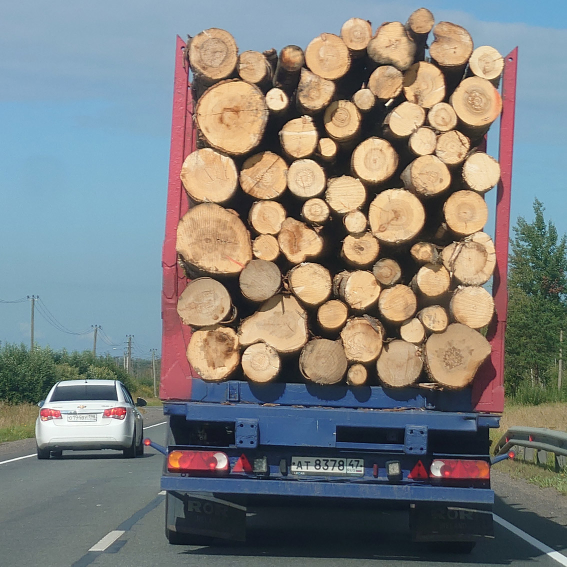
#> input picture Task_2/logs-1.jpg, 1134 x 1134 px (shown at 1/2 size)
$ jupyter execute task2_logs1-3.ipynb
#> lines starting #> are read from the running program, lines starting #| are printed output that depends on the picture; after the words box and inside, x2 and y2 are one past the last pixel; in counts of white or black regions, pixels touching at a corner belong together
[cell 1]
import cv2 as cv
import numpy as np
import matplotlib.pyplot as plt

def process_image_with_mask(image_path):

    image = cv.imread(image_path)
    image_rgb = cv.cvtColor(image, cv.COLOR_BGR2RGB)

    filtered_image = cv.bilateralFilter(image_rgb, 9, 75, 75)

    hsv = cv.cvtColor(filtered_image, cv.COLOR_RGB2HSV)

    lower_brown = np.array([5, 60, 20])
    upper_brown = np.array([26, 255, 255])

    mask = cv.inRange(hsv, lower_brown, upper_brown)

    masked_image = cv.bitwise_and(filtered_image, filtered_image, mask=mask)

    gray = cv.cvtColor(masked_image, cv.COLOR_RGB2GRAY)
    gray_blurred = cv.blur(gray, (3, 3))

    detected_circles = cv.HoughCircles(
        gray_blurred,
        cv.HOUGH_GRADIENT_ALT,
        dp=1.7,
        minDist=25,
        param1=260,
        param2=0.6,
        minRadius=10,
        maxRadius=100
    )

    # 防止圆重叠的函数
    def remove_overlapping_circles(circles, min_dist, image_shape):
        height, width = image_shape[:2]
        filtered_circles = []

        for i, (x1, y1, r1) in enumerate(circles):

            x1 = np.clip(x1, 0, width - 1)
            y1 = np.clip(y1, 0, height - 1)

            overlapping = False
            for (x2, y2, r2) in filtered_circles:

                x2 = np.clip(x2, 0, width - 1)
                y2 = np.clip(y2, 0, height - 1)

                distance = np.sqrt((x1 - x2) ** 2 + (y1 - y2) ** 2)

                if distance < min_dist:
                    overlapping = True
                    break

            if not overlapping:
                filtered_circles.append((x1, y1, r1))

        return filtered_circles

    output_image = image_rgb.copy()
    pipes_count = 0

    if detected_circles is not None:
        detected_circles = np.uint16(np.around(detected_circles[0, :]))

        image_shape = image_rgb.shape

        filtered_circles = remove_overlapping_circles(detected_circles, min_dist=20, image_shape=image_shape)

        for points in filtered_circles:
            a, b, r = points[0], points[1], points[2]
            cv.circle(output_image, (a, b), r, (0, 255, 0), 2)
            cv.circle(output_image, (a, b), 1, (255, 0, 0), 3)
            pipes_count += 1

    return masked_image, output_image, pipes_count

image_paths = ['../Task_2/logs-1.jpg', '../Task_2/logs-2.jpg', '../Task_2/logs-3.jpg']

for i, image_path in enumerate(image_paths):
    masked_image, processed_image, count = process_image_with_mask(image_path)
#> in process_image_with_mask, image is the input picture: shape (1134, 1134, 3); mean B, G, R 125, 128, 127.2
#> in process_image_with_mask, `hsv = cv.cvtColor(filtered_image, cv.COLOR_RGB2HSV)`: hsv: shape (1134, 1134, 3); mean H, S, V 72.7, 83.4, 151.3
#> in process_image_with_mask, `mask = cv.inRange(hsv, lower_brown, upper_brown)`:
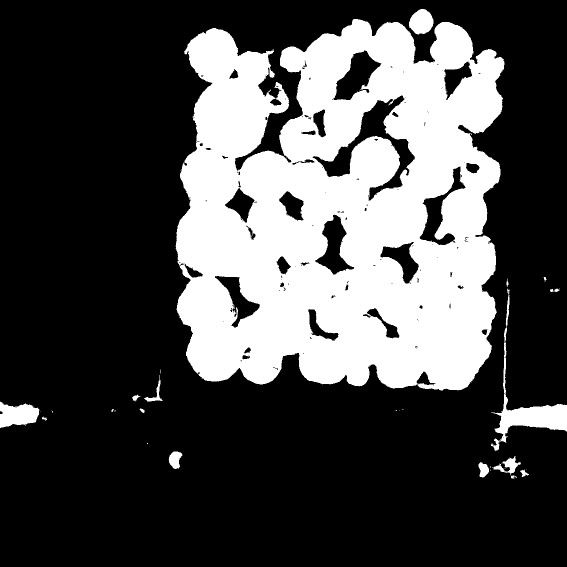
#> mask: shape (1134, 1134) (shown at 1/2 size); 29.5% white; 49 white regions (33 under 20 px), largest, box (x1, y1, x2, y2) and area: (351, 38, 1009, 781) 365169, (982, 577, 1134, 902) 7006, (0, 803, 79, 856) 2912
#> in process_image_with_mask, `masked_image = cv.bitwise_and(filtered_image, filtered_image, mask=mask)`:
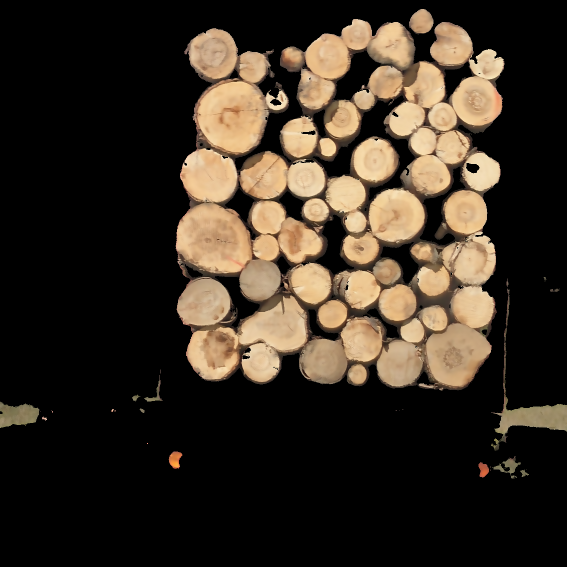
#> masked_image: shape (1134, 1134, 3) (shown at 1/2 size); mean R, G, B 55.6, 46, 34.9
#> in process_image_with_mask, `gray = cv.cvtColor(masked_image, cv.COLOR_RGB2GRAY)`:
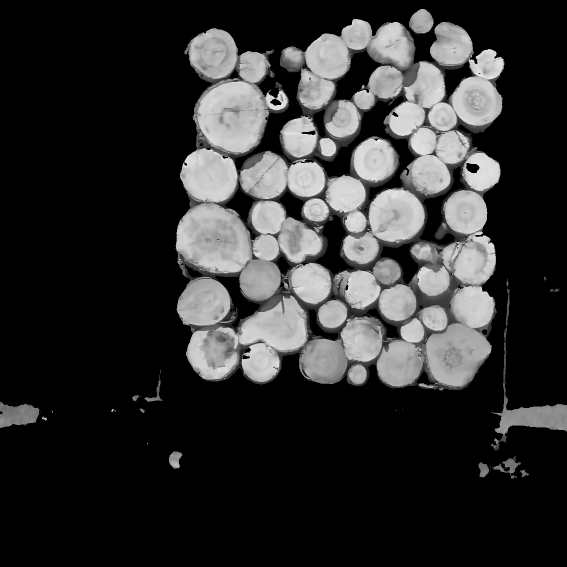
#> gray: shape (1134, 1134) (shown at 1/2 size); min 0, max 233, mean 47.6
#> in process_image_with_mask, `detected_circles = cv.HoughCircles( gray_blurred, cv.HOUGH_GRADIENT_AL..`: detected_circles = 65 rows, first 8: [464.1, 234.6, 74.01], [790.5, 433.5, 57.1], [421.6, 476, 69.66], [610.3, 353.6, 40.79], [649.4, 720.8, 47.77], [521.9, 722.5, 40.92], [931.6, 421.6, 45.22], [528.7, 353.6, 48.13]
#> in process_image_with_mask, `detected_circles = np.uint16(np.around(detected_circles[0, :]))`: detected_circles = 65 rows, first 8: [464, 235, 74], [790, 434, 57], [422, 476, 70], [610, 354, 41], [649, 721, 48], [522, 722, 41], [932, 422, 45], [529, 354, 48]
#> the loop in remove_overlapping_circles, `for i, (x1, y1, r1) in enumerate(circles): ` made 65 passes
#> (x1, y1, r1) on passes 1 to 12: (464, 235, 74), (790, 434, 57), (422, 476, 70), (610, 354, 41), (649, 721, 48), (522, 722, 41), (932, 422, 45), (529, 354, 48), (416, 350, 56), (947, 614, 43), (960, 342, 39), (536, 435, 36)
#> (x1, y1) on passes 62 to 64: (886, 471), (615, 486), (352, 920)
#> after the loop in remove_overlapping_circles, `for i, (x1, y1, r1) in enumerate(circles):`: filtered_circles = 59 items, first 6: (464, 235, 74), (790, 434, 57), (422, 476, 70), (610, 354, 41), (649, 721, 48), (522, 722, 41)
#> the loop in process_image_with_mask, `for points in filtered_circles:` made 59 passes
#> after the loop in process_image_with_mask, `for points in filtered_circles:`:
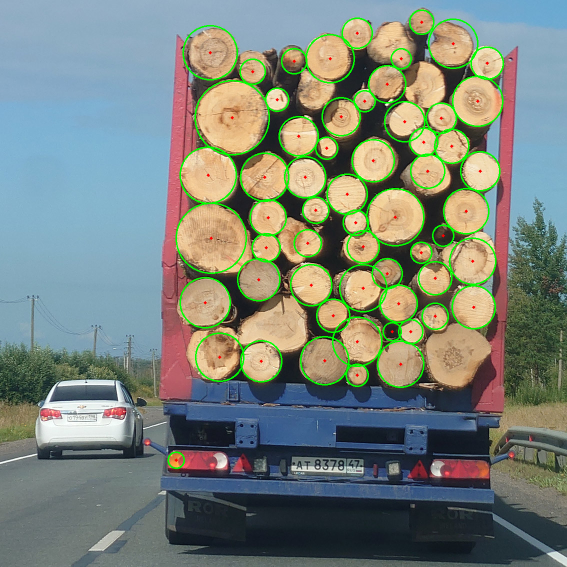
#> output_image: shape (1134, 1134, 3) (shown at 1/2 size); mean R, G, B 122.9, 132.2, 122.1
#> after the loop in process_image_with_mask, `for points in filtered_circles:`: pipes_count = 59
#> count = 59

    plt.figure(figsize=(12, 6))

    plt.subplot(1, 2, 1)
    plt.imshow(masked_image)
    plt.title(f"image {i+1} - mask")
    plt.axis('off')

    plt.subplot(1, 2, 2)
    plt.imshow(processed_image)
    plt.title(f"image {i+1} - Quantity of wood: {count}")
    plt.axis('off')

    plt.show()
#> pass 2 of the loop `for i, image_path in enumerate(image_paths):`:
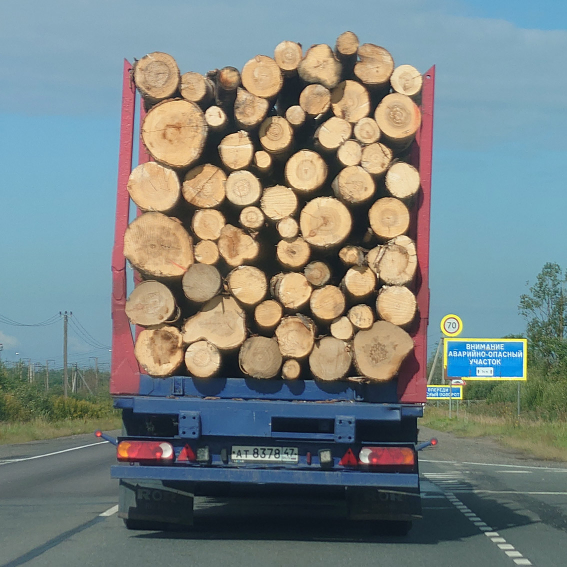
#> input picture Task_2/logs-2.jpg, 1134 x 1134 px (shown at 1/2 size)
#> in process_image_with_mask, image is the input picture: shape (1134, 1134, 3); mean B, G, R 128.8, 131.3, 121.7
#> hsv: shape (1134, 1134, 3); mean H, S, V 75, 85.1, 151.3
#> in process_image_with_mask (call 2), `mask = cv.inRange(hsv, lower_brown, upper_brown)`:
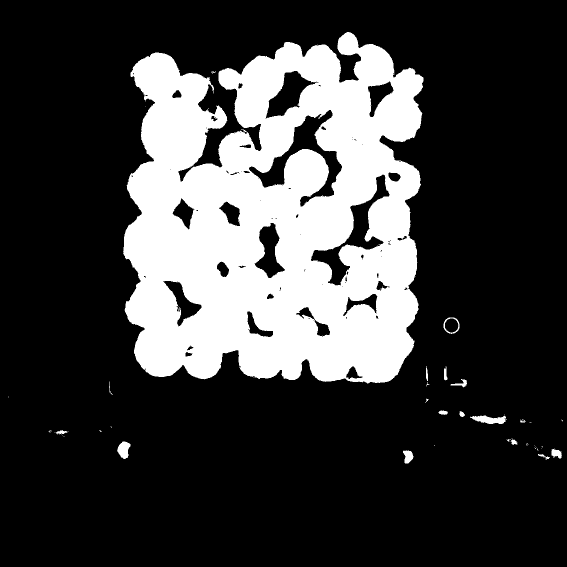
#> mask: shape (1134, 1134) (shown at 1/2 size); 24.1% white; 53 white regions (35 under 20 px), largest, box (x1, y1, x2, y2) and area: (246, 64, 847, 767) 306123, (940, 830, 1013, 848) 785, (234, 883, 261, 918) 624
#> in process_image_with_mask (call 2), `detected_circles = cv.HoughCircles( gray_blurred, cv.HOUGH_GRADIENT_AL..`: detected_circles = 66 rows, first 8: [346.8, 266.9, 64.89], [649.4, 443.7, 52.76], [317.9, 697, 51.66], [610.3, 343.4, 42.18], [311.1, 368.9, 51.6], [326.4, 498.1, 63.72], [797.3, 232.9, 46.06], [589.9, 673.2, 41.19]
#> in process_image_with_mask (call 2), `detected_circles = np.uint16(np.around(detected_circles[0, :]))`: detected_circles = 66 rows, first 8: [347, 267, 65], [649, 444, 53], [318, 697, 52], [610, 343, 42], [311, 369, 52], [326, 498, 64], [797, 233, 46], [590, 673, 41]
#> the loop in remove_overlapping_circles (call 2), `for i, (x1, y1, r1) in enumerate(circles): ` made 66 passes
#> in process_image_with_mask (call 2), `filtered_circles = remove_overlapping_circles(detected_circles, min_di..`: filtered_circles = 60 items, first 6: (347, 267, 65), (649, 444, 53), (318, 697, 52), (610, 343, 42), (311, 369, 52), (326, 498, 64)
#> the loop in process_image_with_mask (call 2), `for points in filtered_circles:` made 60 passes
#> points on passes 20 to 27: (658, 721, 43), (518, 711, 42), (804, 360, 36), (522, 153, 41), (498, 221, 32), (561, 403, 36), (629, 199, 32), (748, 316, 30)
#> after the loop in process_image_with_mask (call 2), `for points in filtered_circles:`:
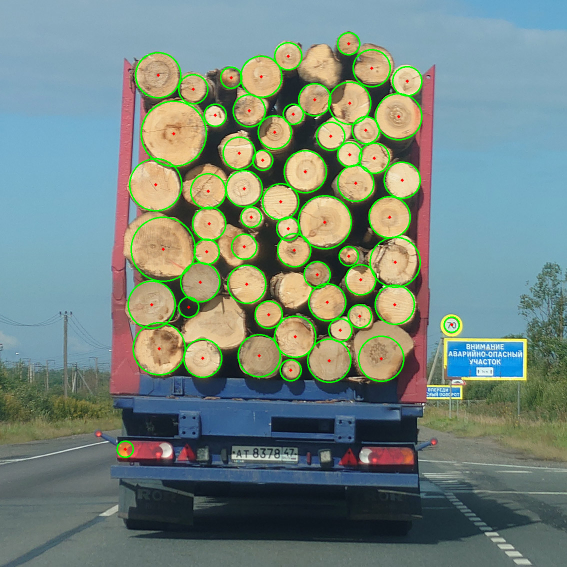
#> output_image: shape (1134, 1134, 3) (shown at 1/2 size); mean R, G, B 117.7, 135.1, 126.1
#> pass 3 of the loop `for i, image_path in enumerate(image_paths):`:
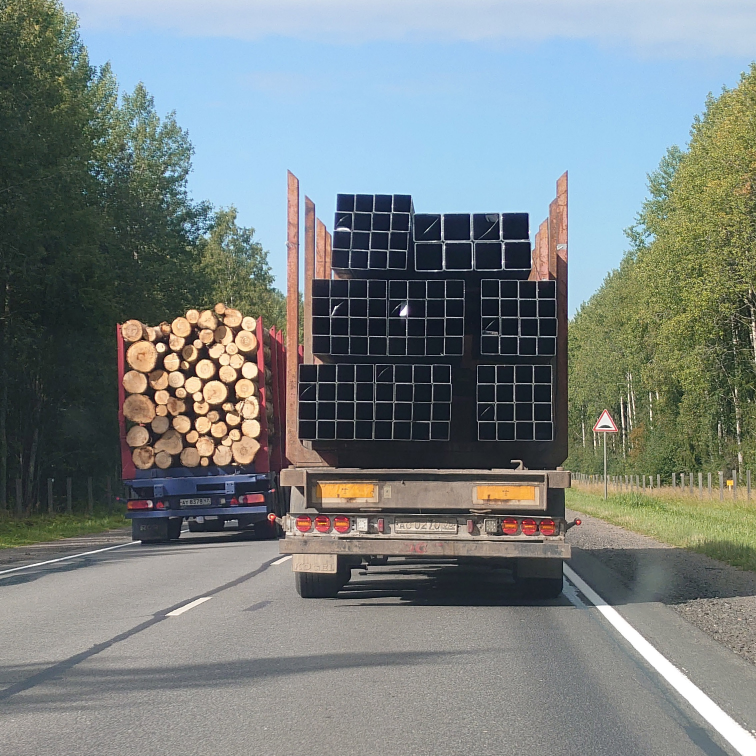
#> input picture Task_2/logs-3.jpg, 2268 x 2268 px (shown at 1/3 size)
#> in process_image_with_mask, image is the input picture: shape (2268, 2268, 3); mean B, G, R 129.1, 129.7, 121.5
#> image_rgb: shape (2268, 2268, 3)
#> filtered_image: shape (2268, 2268, 3)
#> hsv: shape (2268, 2268, 3); mean H, S, V 67.4, 60.9, 142.6
#> in process_image_with_mask (call 3), `mask = cv.inRange(hsv, lower_brown, upper_brown)`:
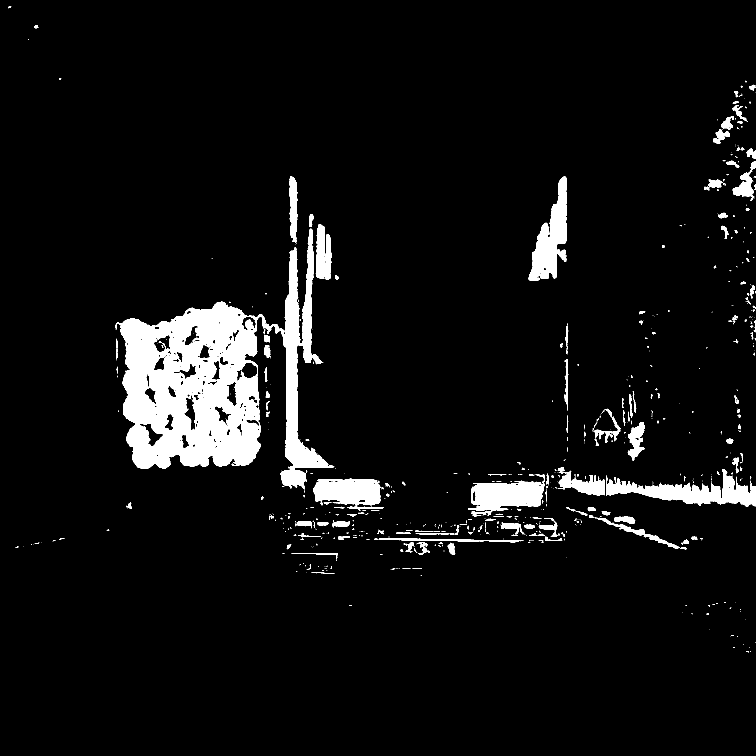
#> mask: shape (2268, 2268) (shown at 1/3 size); 6% white; 792 white regions (587 under 20 px), largest, box (x1, y1, x2, y2) and area: (347, 686, 1003, 1408) 187120, (1818, 1407, 2268, 1521) 19832, (1584, 528, 1700, 842) 16989
#> masked_image: shape (2268, 2268, 3)
#> gray: shape (2268, 2268)
#> gray_blurred: shape (2268, 2268)
#> the loop in process_image_with_mask (call 3), `for points in filtered_circles:` made 58 passes
#> points on passes 1 to 8: (427, 1064, 47), (416, 1227, 47), (398, 991, 34), (406, 1148, 36), (745, 1112, 27), (731, 1348, 40), (530, 1139, 25), (515, 1326, 37)
#> `plt.show()`:
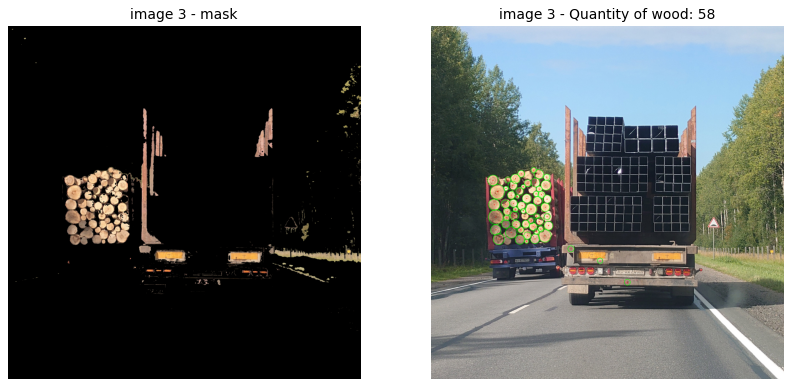
#> figure drawn by matplotlib, 2 panels
